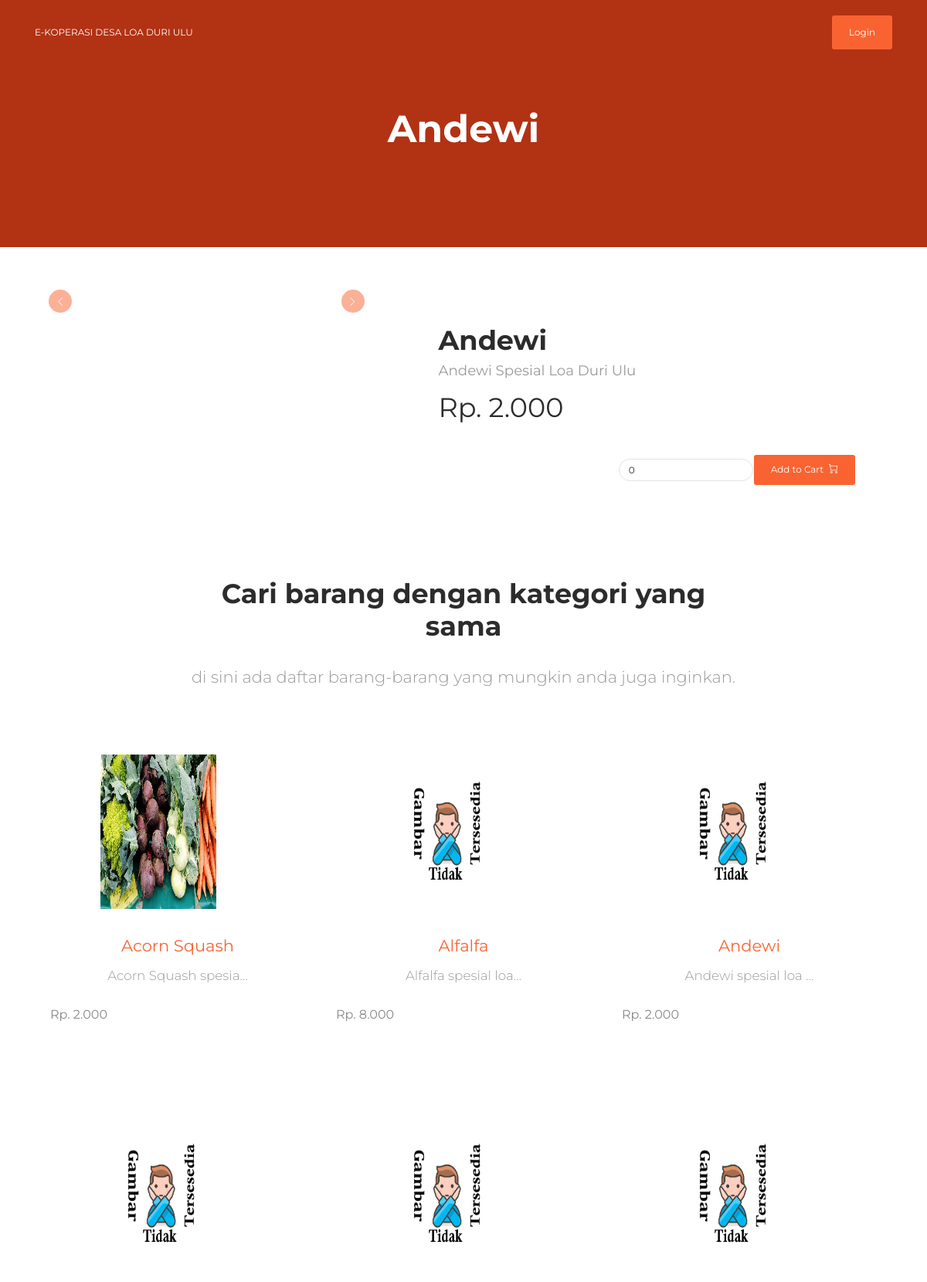
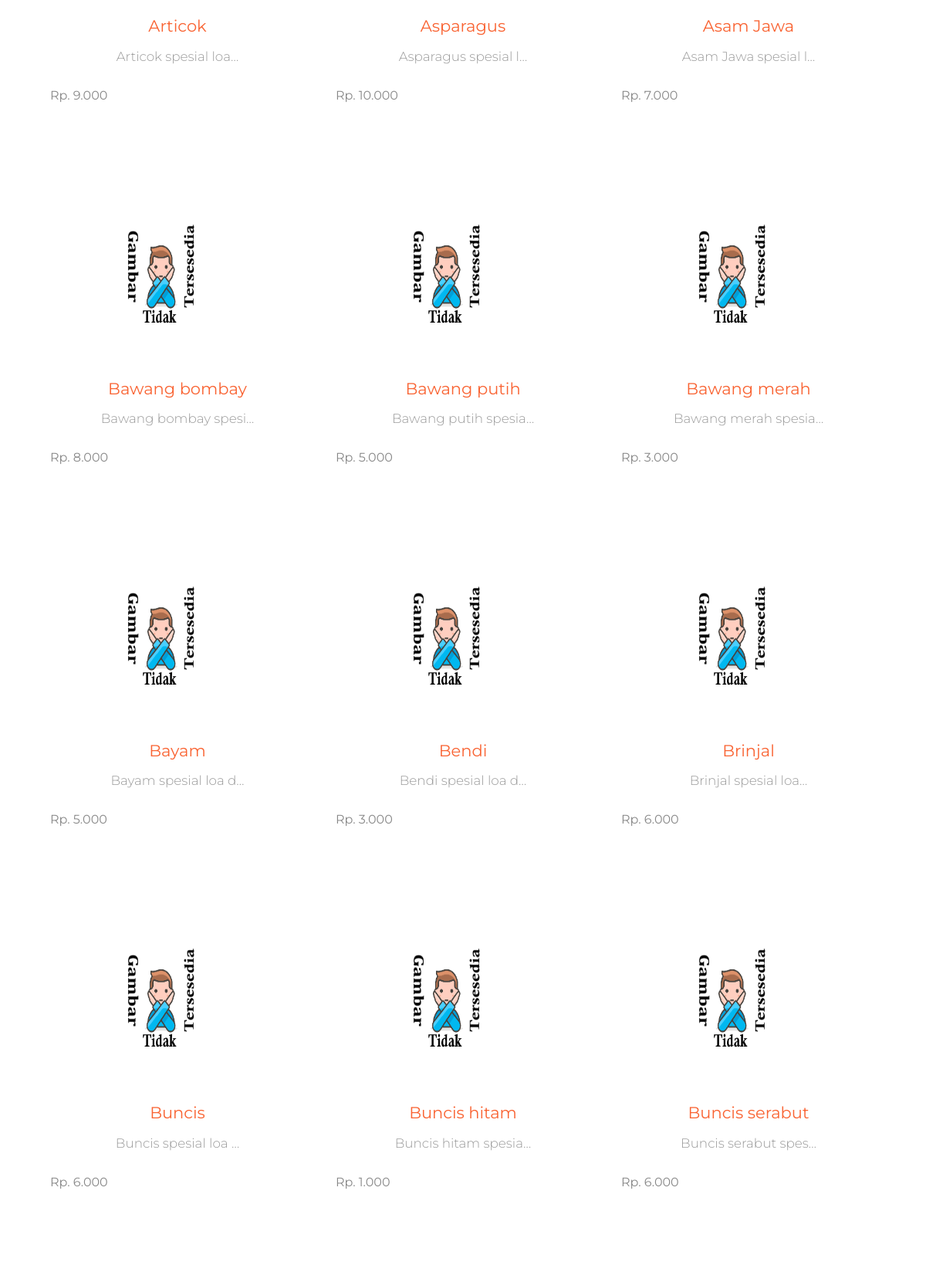
The page /item-details/3/ (upper part) on the database its author committed (2 pictures, top to bottom).
### commerce/models.py (models this page shows, shortened)
class Item(models.Model):
    title = models.CharField(max_length=100)
    category = models.ManyToManyField(ItemCategory)
    description = models.TextField()
    price = models.IntegerField()
    stock = models.IntegerField()
    thumbnail = models.ImageField(upload_to='app_medias/thumbnails', null=True)
    media = models.ManyToManyField(MediaLibrary)
    deleted = models.BooleanField(default=False)

### commerce/views.py (the view)
# urls.py: path('item-details/<pk>/', ItemPage.as_view(), name='item-page'),
class ItemPage(DetailView):
    models = Item
    template_name = 'commerce/pages/item-details/index.html'
    context_object_name = 'item'
    queryset = Item.objects.all()
    def get_context_data(self, **kwargs):
        context = super().get_context_data(**kwargs)
        if self.request.user.is_authenticated:
            qs = OrderItem.objects.all().filter(order__user=self.request.user, item=context['item'],
                                                order__ordered=False).first()
            if qs:
                context['ordered'] = qs.qty
            else:
                context['ordered'] = 0
        else:
            context['ordered'] = 0
        context['items'] = Item.objects.all().filter(category__in=context['item'].category.all())
        return context

### commerce/context.py (called while the page is built)
def user_cart_ctx(request):
    if request.user.is_authenticated:
        data = OrderItem.objects.filter(order__user=request.user, order__ordered=False)
        return {
            'carts': data.all(),
            'carts_count': data.count(),
        }
    return {
            'carts': None,
            'carts_count': 0,
        }

### templates/commerce/pages/item-details/index.html (shortened to what this page needs)
{% extends 'layouts/base.html' %}
{% load i18n %}
{% load humanize %}
{% block header %}
    <div class="page-header page-header-mini header-filter">
    {% if item.thumbnail %}
        <div class="page-header-image" style="background-image: url('{{ item.thumbnail.url }}');"></div>
    {% else %}
        <div class="page-header-image" style="background-color: #ff471d;"></div>
    {% endif %}
    <div class="content-center text-center">
            <div class="row">
                <div class="col-md-8 ml-auto mr-auto">
                    <h1 class="title">{{ item.title }}</h1>
                </div>
            </div>
        </div>
    </div>
{% endblock %}
{% block content %}
    <div class="section">
        <div class="container">
            <div class="row">
                <div class="col-md-5">
                    <div id="productCarousel" class="carousel slide" data-ride="carousel" data-interval="8000">
                            <a class="carousel-control-prev" href="#productCarousel" role="button" data-slide="prev">
                                <button type="button" class="btn btn-primary btn-icon btn-round btn-sm" name="button">
                                    <i class="now-ui-icons arrows-1_minimal-left"></i>
                                </button>
                            </a>
                            <a class="carousel-control-next" href="#productCarousel" role="button" data-slide="next">
                                <button type="button" class="btn btn-primary btn-icon btn-round btn-sm" name="button">
                                    <i class="now-ui-icons arrows-1_minimal-right"></i>
                                </button>
                            </a>
                        </div>
                    </div>
                    <div class="col-md-6 ml-auto mr-auto">
                        <h2 class="title"> {{ item.title }} </h2>
                        <h5 class="category">{{ item.description }}</h5>
                        <h2 class="main-price">Rp. {{ item.price|intcomma }}</h2>
                        <div class="row justify-content-end">
                            <form class="form-inline"
                                  hx-post="{% url 'add_order_item' item.id %}"
                                  hx-target="#shopping-cart"
                            >
                                <input type="number" class="form-control" placeholder="qty" name="qty" id="qty" value="{{ ordered|floatformat:0|intcomma }}">
                                {% if user.is_authenticated %}
                                <button class="btn btn-primary mr-3" type="submit">Add to Cart &nbsp;<i
                                    class="now-ui-icons shopping_cart-simple"></i></button>
                                {% else %}
                                    <a class="btn btn-primary mr-3" href="{% url 'account_login' %}">Add to Cart &nbsp;<i
                                    class="now-ui-icons shopping_cart-simple"></i></a>
                                {% endif %}
                            </form>
                        </div>
                    </div>
                </div>
                <div class="features-4">
                    <div class="container">
                        <div class="row">
                            <div class="col-md-8 ml-auto mr-auto text-center">
                                <h2 class="title">Cari barang dengan kategori yang sama</h2>
                                <h4 class="description">di sini ada daftar barang-barang
                                    yang mungkin anda juga inginkan. </h4>
                            </div>
                        </div>
                        <div class="row">
                            {% include 'commerce/pages/home-page/partials/item_lists.html' %}
                        </div>
                    </div>
                </div>
            </div>
        </div>
{% endblock %}

### templates/commerce/pages/home-page/partials/item_lists.html (shortened to what this page needs)
{% load humanize %}
{% load static %}
{% for item in items %}
    <div class="col-lg-4 col-md-6">
        <a href="{% url 'item-page' item.id %}">
            <div class="card card-product card-plain">
                <div class="card-image">
                    {% if item.thumbnail %}
                        <img src="{{ item.thumbnail.url }}" alt="{{ item.thumbnail.url }}" width="150" height="200"/>
                    {% else %}
                        <img src="{% static '/img/no-image.png' %}" alt="no image available" width="150" height="200"/>
                    {% endif %}
                </div>
                <div class="card-body">
                    <h4 class="card-title">{{ item.title }}</h4>
                    <p class="card-description">
                        {{ item.description|truncatechars:20 }}</p>
                    <div class="card-footer">
                        <div class="price-container align-items-center">
                            <span class="price"> Rp. {{ item.price|intcomma }}</span>
                        </div>
                    </div>
                </div>
            </div>
        </a>
    </div>
{% endfor %}

### rows shown on the page
Item: title "Andewi", description "Andewi Spesial Loa Duri Ulu", price "2.000", description "Andewi spesial loa …"
Item: thumbnail (picture), title "Acorn Squash", description "Acorn Squash spesia…", price "2.000"
Item: title "Alfalfa", description "Alfalfa spesial loa…", price "8.000"
Item: title "Articok", description "Articok spesial loa…", price "9.000"
Item: title "Asparagus", description "Asparagus spesial l…", price "10.000"
Item: title "Asam Jawa", description "Asam Jawa spesial l…", price "7.000"
Item: title "Bawang bombay", description "Bawang bombay spesi…", price "8.000"
Item: title "Bawang putih", description "Bawang putih spesia…", price "5.000"
Item: title "Bawang merah", description "Bawang merah spesia…", price "3.000"
Item: title "Bayam", description "Bayam spesial loa d…", price "5.000"
Item: title "Bendi", description "Bendi spesial loa d…", price "3.000"
Item: title "Brinjal", description "Brinjal spesial loa…", price "6.000"
Item: title "Buncis", description "Buncis spesial loa …", price "6.000"
Item: title "Buncis hitam", description "Buncis hitam spesia…", price "1.000"
Item: title "Buncis serabut", description "Buncis serabut spes…", price "6.000"
